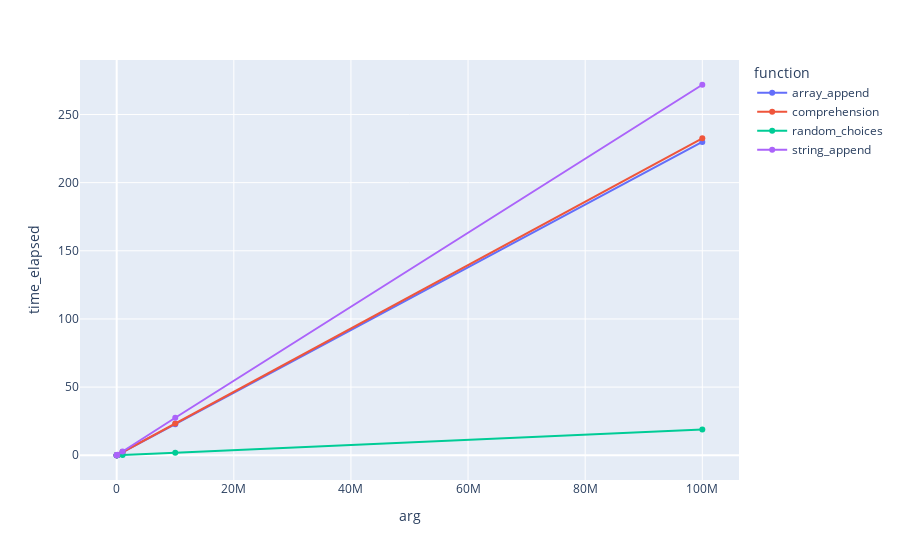

The notebook cell this image was saved under:
### Markdown cell above
### String Create Costs
*Lessons Learned*
* Python built-ins (in this case random_choicses) work very well!
* String append, once again is extremely slow

### Code cell
fig2_time = px.line(agg_df[(agg_df['goal'] == 'stringCreateCosts') & (agg_df['function'] != 'read_file')], x="arg", y="time_elapsed", color='function')
for i in range(len(fig2_time.data)):
    fig2_time.data[i].update(mode='markers+lines')
fig2_time.show()

### Figure 1 — Plotly figure (JSON) as saved in the notebook; plotly's stock layout.template omitted (floating-point values rounded to 4 significant figures)
{"data": [{"hovertemplate": "function=array_append<br>arg=%{x}<br>time_elapsed=%{y}<extra></extra>", "legendgroup": "array_append", "line": {"color": "#636efa", "dash": "solid"}, "marker": {"symbol": "circle"}, "mode": "markers+lines", "name": "array_append", "orientation": "v", "showlegend": true, "type": "scatter", "x": [100, 1000, 10000, 100000, 1000000, 10000000, 100000000], "xaxis": "x", "y": [0.00026, 0.00245, 0.02355, 0.2287, 2.365, 22.81, 229.8], "yaxis": "y"}, {"hovertemplate": "function=comprehension<br>arg=%{x}<br>time_elapsed=%{y}<extra></extra>", "legendgroup": "comprehension", "line": {"color": "#EF553B", "dash": "solid"}, "marker": {"symbol": "circle"}, "mode": "markers+lines", "name": "comprehension", "orientation": "v", "showlegend": true, "type": "scatter", "x": [100, 1000, 10000, 100000, 1000000, 10000000, 100000000], "xaxis": "x", "y": [0.0002436, 0.002454, 0.02415, 0.2319, 2.323, 23.25, 232.6], "yaxis": "y"}, {"hovertemplate": "function=random_choices<br>arg=%{x}<br>time_elapsed=%{y}<extra></extra>", "legendgroup": "random_choices", "line": {"color": "#00cc96", "dash": "solid"}, "marker": {"symbol": "circle"}, "mode": "markers+lines", "name": "random_choices", "orientation": "v", "showlegend": true, "type": "scatter", "x": [100, 1000, 10000, 100000, 1000000, 10000000, 100000000], "xaxis": "x", "y": [7.073e-05, 0.0002642, 0.001833, 0.01784, 0.1807, 1.808, 18.95], "yaxis": "y"}, {"hovertemplate": "function=string_append<br>arg=%{x}<br>time_elapsed=%{y}<extra></extra>", "legendgroup": "string_append", "line": {"color": "#ab63fa", "dash": "solid"}, "marker": {"symbol": "circle"}, "mode": "markers+lines", "name": "string_append", "orientation": "v", "showlegend": true, "type": "scatter", "x": [100, 1000, 10000, 100000, 1000000, 10000000, 100000000], "xaxis": "x", "y": [0.0002514, 0.002844, 0.02876, 0.2768, 2.778, 27.52, 271.8], "yaxis": "y"}], "layout": {"legend": {"title": {"text": "function"}, "tracegroupgap": 0}, "margin": {"t": 60}, "xaxis": {"anchor": "y", "domain": [0, 1], "title": {"text": "arg"}}, "yaxis": {"anchor": "x", "domain": [0, 1], "title": {"text": "time_elapsed"}}}}
